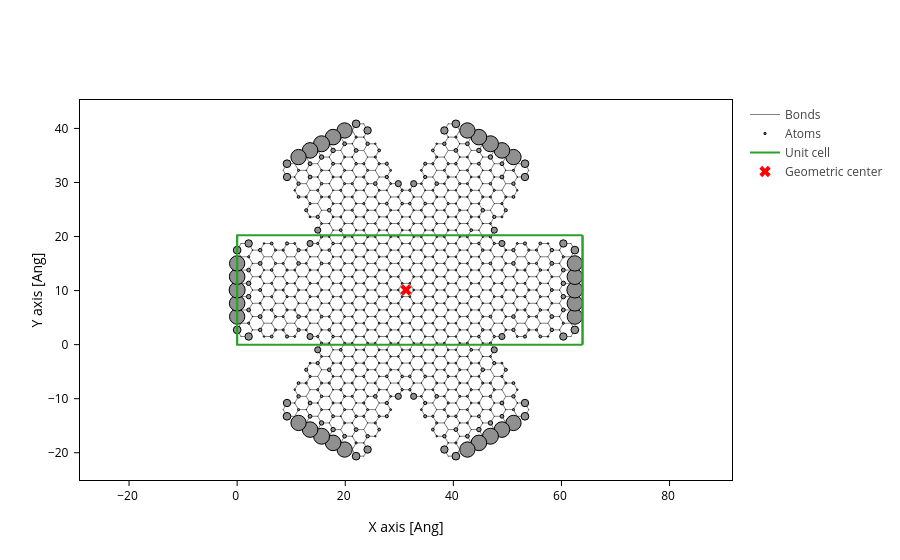

The cell this chart's notebook holds for it:
### Markdown cell above
### PDOS scaled atoms in geometry plot

### Code cell
# from cell 11 - https://sisl.readthedocs.io/en/latest/tutorials/tutorial_es_1.html#Creating-the-electronic-structure 

K = (0,0,0)
H = sisl.Hamiltonian(graphene)
r = (0.1, 1.44)
t = (0.0, -2.7)
H.construct([r, t])


es = H.eigenstate(k=K)

E = np.linspace(-1, 1, 400)
dE = E[1] - E[0]

PDOS = es.PDOS(E).sum((0, 2)) * dE  # perform integration
fig = graphene.plot(axes="xy", atoms_style={"size": normalize(PDOS, 0, 1)})

geom_center = graphene.center()
center_fig = go.Scatter(
    x=[geom_center[0]], y=[geom_center[1]],
    mode="markers", marker=dict(size=10, color="red", symbol="x"),
    name="Geometric center"
)
fig.add_trace(center_fig)

fig.show()

# plt.scatter(graphene.xyz[:, 0], graphene.xyz[:, 1], 500 * PDOS);

### Figure 1 — Plotly figure (JSON) as saved in the notebook; plotly's stock layout.template omitted (floating-point values rounded to 4 significant figures; data arrays with more than 128 entries replaced by an {"elided": "..."} marker saying what was removed)
{"data": [{"line": {"color": "gray", "width": 1}, "meta": {}, "mode": "lines", "name": "Bonds", "opacity": 1, "type": "scatter", "x": {"elided": "30618 float values"}, "y": {"elided": "30618 float values"}}, {"marker": {"color": "#909090", "line": {"color": "black", "width": 1}, "opacity": 1, "size": {"elided": "1014 float values"}}, "meta": {}, "mode": "markers", "name": "Atoms", "opacity": 1, "type": "scatter", "x": {"elided": "1014 float values"}, "y": {"elided": "1014 float values"}}, {"meta": {}, "mode": "lines", "name": "Unit cell", "type": "scatter", "x": [0.0, 0.0, 63.9, 63.9, 0.0, 0.0, NaN, 0.0, 0.0, 0.0, 63.9, 63.9, 0.0, NaN, 63.9, 63.9, NaN, 63.9, 63.9], "y": [0.0, 20.22, 20.22, 20.22, 20.22, 20.22, NaN, 20.22, 0.0, 0.0, 0.0, 0.0, 0.0, NaN, 20.22, 0.0, NaN, 20.22, 0.0]}, {"marker": {"color": "red", "size": 10, "symbol": "x"}, "mode": "markers", "name": "Geometric center", "type": "scatter", "x": [31.24], "y": [10.11]}], "layout": {"scene": {"aspectmode": "data", "xaxis": {"title": {"text": "X axis [Ang]"}}, "yaxis": {"title": {"text": "Y axis [Ang]"}}}, "xaxis": {"scaleanchor": "y", "scaleratio": 1, "title": {"text": "X axis [Ang]"}}, "yaxis": {"title": {"text": "Y axis [Ang]"}}}}
